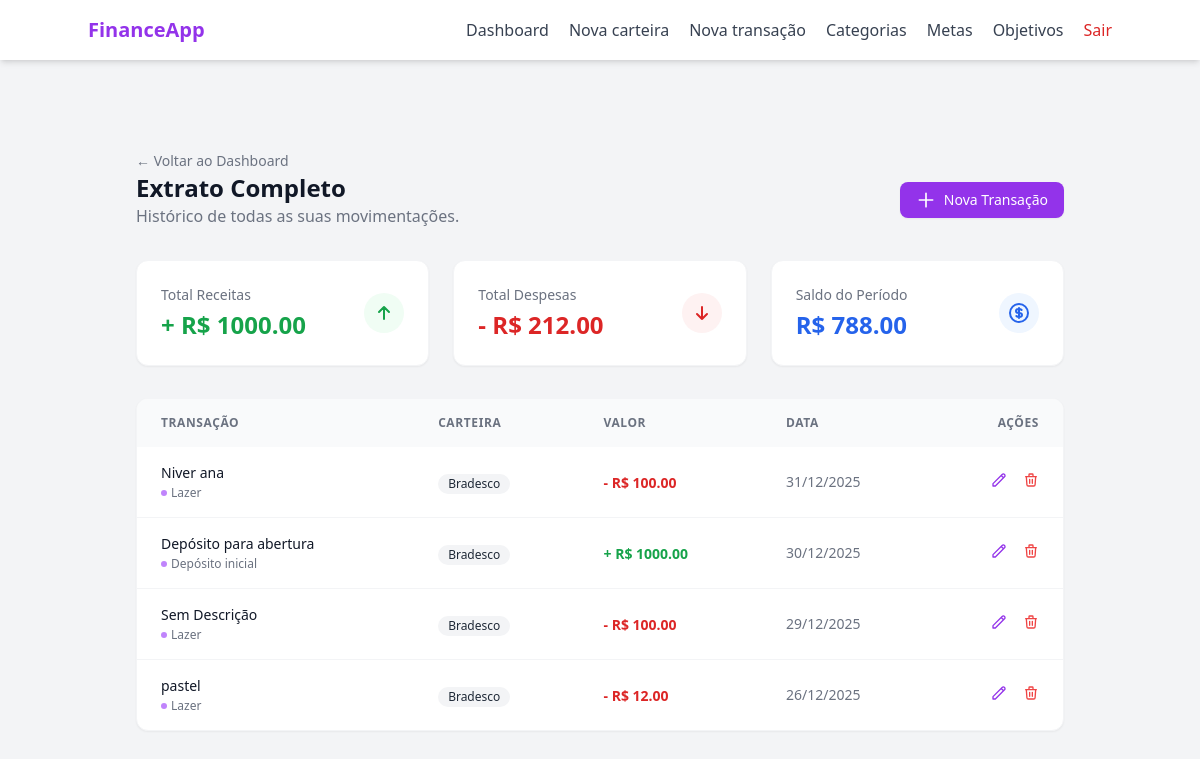
The app's page /transaction (signed in), older data.
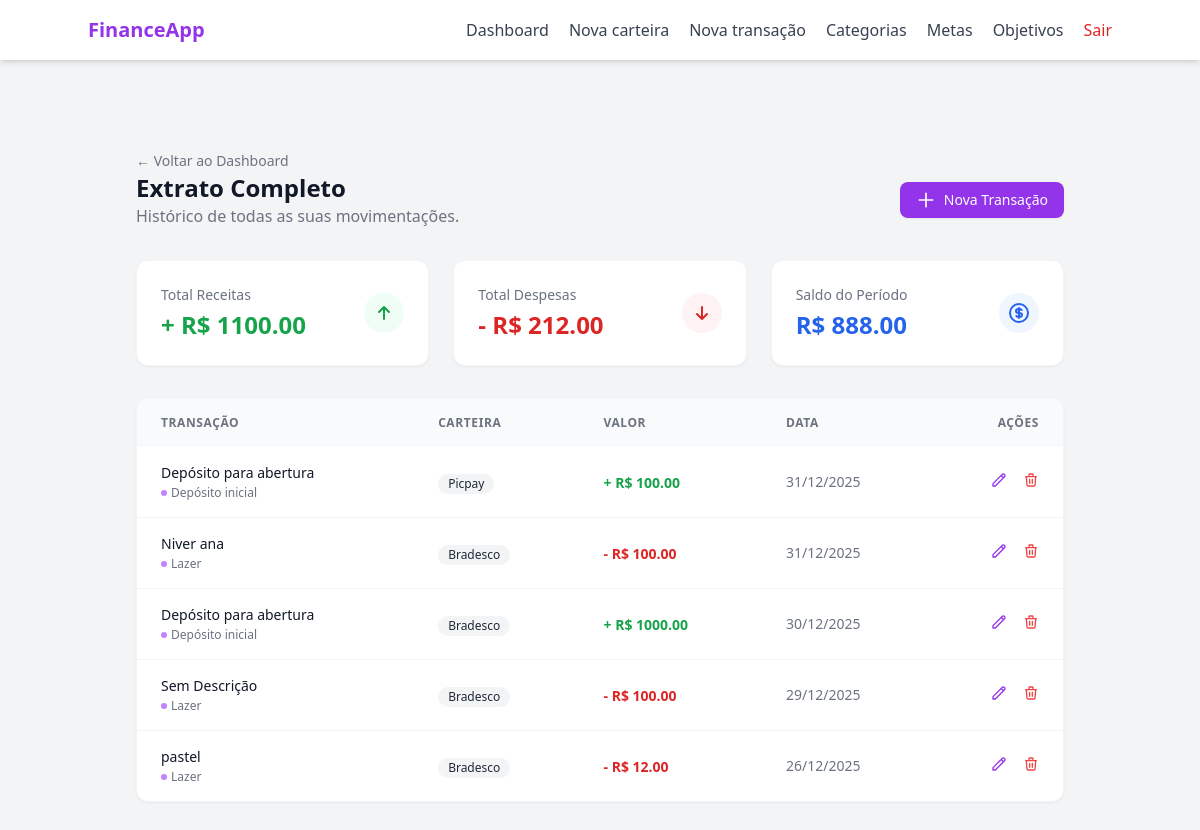
The same page, newer data.
### models/transaction.py (models this page shows, shortened)
class Transaction(db.Model):
    __tablename__ = "transactions"
    id = db.Column(db.Integer, primary_key= True)
    transaction_type = db.Column(db.String(20), nullable= False)
    value = db.Column(db.Float, nullable= False)
    created_at = db.Column(db.Date, default= lambda: datetime.now(timezone.utc).date())
    description = db.Column(db.String(100), nullable= True)
    wallet_id = db.Column(db.Integer, db.ForeignKey("wallets.id"), nullable= False)
    category_id = db.Column(db.Integer, db.ForeignKey("categories.id"), nullable= False)
    category = db.relationship("Category", backref= "transactions", lazy= True)
    wallet = db.relationship("Wallet", backref= "transactions", lazy= True)

### models/category.py (models this page shows, shortened)
class Category(db.Model):
    __tablename__ = "categories"
    id = db.Column(db.Integer, primary_key= True)
    name = db.Column(db.String(100), nullable= False)
    type = db.Column(db.String(20), nullable= False)
    __mapper_args__ = {
        "polymorphic_on": type,
        "polymorphic_identity": "category"
    }

### models/wallet.py (models this page shows, shortened)
class Wallet(db.Model):
    __tablename__ = "wallets"
    id = db.Column(db.Integer, primary_key= True)
    wallet_name = db.Column(db.String(100), nullable= False)
    initial_balance = db.Column(db.Float, default= 0.0)
    current_balance = db.Column(db.Float, default= 0.0)
    is_active = db.Column(db.Boolean, default= True)
    created_at = db.Column(db.DateTime, default= lambda: datetime.now(timezone.utc).date())
    user_id = db.Column(db.Integer, db.ForeignKey("users.id"), nullable= False)

### routes/transaction_routes.py (the view)
@transaction_bp.route("", methods=["GET"])
@login_required
def transaction_page():
    transactions = TransactionController.get_user_transactions(user_id=current_user.id)
    total_income = sum(t.value for t in transactions if t.transaction_type == "income")
    total_expense = sum(t.value for t in transactions if t.transaction_type == "expense")
    total_balance = total_income - total_expense
    categories = CategoryController.get_user_categories(user_id= current_user.id)
    return render_template("transaction/index.html",
                           transactions=transactions,
                           total_income=total_income,
                           total_expense=total_expense,
                           total_balance=total_balance,
                           categories = categories)

### controllers/category_controller.py (called while the page is built)
    @staticmethod
    def get_user_categories(user_id):
        return UserCategory.query.filter_by(user_id= user_id).all()

### controllers/transaction_controller.py (called while the page is built)
    @staticmethod
    def get_user_transactions(user_id):
        return Transaction.query.join(Wallet).filter(Wallet.user_id == user_id).order_by(Transaction.created_at.desc()).order_by(Transaction.id.desc()).all()

### templates/transaction/index.html (shortened to what this page needs)
{% extends "base.html" %}
{% block content %}
<div class="max-w-7xl mx-auto px-4 sm:px-6 lg:px-8 py-8">
    <div class="text-left pt-4">
        <a href="{{ url_for('main_bp.dashboard_page') }}" class="text-sm text-gray-500 hover:text-purple-600 transition-colors">
            ← Voltar ao Dashboard
        </a>
    </div>
    <div class="flex flex-col sm:flex-row justify-between items-start sm:items-center mb-8 gap-4">
        <div>
            <h1 class="text-2xl font-bold text-gray-900">Extrato Completo</h1>
            <p class="text-gray-500">Histórico de todas as suas movimentações.</p>
        </div>
        <a href="{{ url_for('transaction_bp.transaction_new_page') }}" class="inline-flex items-center px-4 py-2 bg-purple-600 hover:bg-purple-700 text-white text-sm font-medium rounded-lg transition-colors shadow-sm">
            <svg class="w-5 h-5 mr-2" fill="none" stroke="currentColor" viewBox="0 0 24 24"><path stroke-linecap="round" stroke-linejoin="round" stroke-width="2" d="M12 4v16m8-8H4"></path></svg>
            Nova Transação
        </a>
    </div>
    <div class="grid grid-cols-1 md:grid-cols-3 gap-6 mb-8">
        <div class="bg-white p-6 rounded-xl border border-gray-100 shadow-sm flex items-center justify-between">
            <div>
                <p class="text-sm text-gray-500 mb-1">Total Receitas</p>
                <h3 class="text-2xl font-bold text-green-600">+ R$ {{ "%.2f"|format(total_income) }}</h3>
            </div>
            <div class="w-10 h-10 rounded-full bg-green-50 flex items-center justify-center text-green-600">
                <svg class="w-6 h-6" fill="none" stroke="currentColor" viewBox="0 0 24 24"><path stroke-linecap="round" stroke-linejoin="round" stroke-width="2" d="M7 11l5-5m0 0l5 5m-5-5v12"></path></svg>
            </div>
        </div>
        <div class="bg-white p-6 rounded-xl border border-gray-100 shadow-sm flex items-center justify-between">
            <div>
                <p class="text-sm text-gray-500 mb-1">Total Despesas</p>
                <h3 class="text-2xl font-bold text-red-600">- R$ {{ "%.2f"|format(total_expense) }}</h3>
            </div>
            <div class="w-10 h-10 rounded-full bg-red-50 flex items-center justify-center text-red-600">
                <svg class="w-6 h-6" fill="none" stroke="currentColor" viewBox="0 0 24 24"><path stroke-linecap="round" stroke-linejoin="round" stroke-width="2" d="M17 13l-5 5m0 0l-5-5m5 5V6"></path></svg>
            </div>
        </div>
        <div class="bg-white p-6 rounded-xl border border-gray-100 shadow-sm flex items-center justify-between">
            <div>
                <p class="text-sm text-gray-500 mb-1">Saldo do Período</p>
                <h3 class="text-2xl font-bold {{ 'text-blue-600' if total_balance >= 0 else 'text-red-600' }}">
                    R$ {{ "%.2f"|format(total_balance) }}
                </h3>
            </div>
            <div class="w-10 h-10 rounded-full bg-blue-50 flex items-center justify-center text-blue-600">
            </div>
        </div>
    </div>
    <div class="bg-white rounded-xl shadow-sm border border-gray-100 overflow-hidden">
        <table class="w-full text-left border-collapse">
            <thead class="bg-gray-50">
                <tr>
                    <th class="px-6 py-4 text-xs font-semibold text-gray-500 uppercase tracking-wider">Transação</th>
                    <th class="px-6 py-4 text-xs font-semibold text-gray-500 uppercase tracking-wider">Carteira</th> <th class="px-6 py-4 text-xs font-semibold text-gray-500 uppercase tracking-wider">Valor</th>
                    <th class="px-6 py-4 text-xs font-semibold text-gray-500 uppercase tracking-wider">Data</th>
                    <th class="px-6 py-4 text-xs font-semibold text-gray-500 uppercase tracking-wider text-right">Ações</th>
                </tr>
            </thead>
            <tbody class="divide-y divide-gray-100">
                {% for transaction in transactions %}
                <tr class="hover:bg-gray-50 transition-colors group">
                    <td class="px-6 py-4">
                        <div class="flex flex-col">
                            <span class="text-sm font-medium text-gray-900">{{ transaction.description if transaction.description else 'Sem Descrição' }}</span>
                            <span class="text-xs text-gray-500 flex items-center gap-1 mt-0.5">
                                <span class="w-1.5 h-1.5 rounded-full bg-purple-400"></span>
                                {{ transaction.category.name if transaction.category else 'Sem Categoria' }}
                            </span>
                        </div>
                    </td>
                    <td class="px-6 py-4">
                        <span class="inline-flex items-center px-2.5 py-0.5 rounded-full text-xs font-medium bg-gray-100 text-gray-800">
                            {{ transaction.wallet.wallet_name }}
                        </span>
                    </td>
                    <td class="px-6 py-4 whitespace-nowrap">
                        <span class="text-sm font-bold {{ 'text-green-600' if transaction.transaction_type == 'income' else 'text-red-600' }}">
                            {{ "-" if transaction.transaction_type == 'expense' else "+" }} R$ {{ "%.2f"|format(transaction.value) }}
                        </span>
                    </td>
                    <td class="px-6 py-4 whitespace-nowrap text-sm text-gray-500">
                        {{ transaction.created_at.strftime('%d/%m/%Y') }}
                    </td>
                    <td class="px-6 py-4 text-right">
                        <button class="text-purple-600 hover:text-purple-700 mr-3"
                            title="Editar"
                            onclick="openEditTransactionModal(
                                '{{ url_for('transaction_bp.edit_transaction', transaction_id=transaction.id) }}',
                                '{{transaction.value}}',
                                '{{ transaction.created_at.strftime('%Y-%m-%d') if transaction.created_at else '' }}',
                                '{{transaction.description}}',
                                '{{transaction.category_id}}'
                            )"
                            {% if transaction.category.type == 'system' %} disabled {% endif %}>
                            <svg class="w-4 h-4" fill="none" stroke="currentColor" viewBox="0 0 24 24"><path stroke-linecap="round" stroke-linejoin="round" stroke-width="2" d="M15.232 5.232l3.536 3.536m-2.036-5.036a2.5 2.5 0 113.536 3.536L6.5 21.036H3v-3.572L16.732 3.732z"></path></svg>
                        </button>
                        <button class="text-red-500 hover:text-red-700"
                            title="Deletar"
                            onclick="openConfirmModal(
                            '{{ url_for('transaction_bp.delete_transaction', transaction_id=transaction.id) }}',
                            'Excluir Transação',
                            'Tem certeza que deseja apagar a transação de R$ {{ transaction.value }}? O saldo da carteira será atualizado.'
                            )"
                            class="text-red-600 hover:text-red-800 hover:underline transition-colors font-medium text-sm flex items-center gap-1"
                            {% if transaction.category.type == 'system' %} disabled {% endif %}>
                            <svg class="w-4 h-4" fill="none" stroke="currentColor" viewBox="0 0 24 24"><path stroke-linecap="round" stroke-linejoin="round" stroke-width="2" d="M19 7l-.867 12.142A2 2 0 0116.138 21H7.862a2 2 0 01-1.995-1.858L5 7m5 4v6m4-6v6m1-10V4a1 1 0 00-1-1h-4a1 1 0 00-1 1v3M4 7h16"></path></svg>
                        </button>
                    </td>
                </tr>
                {% endfor %}
            </tbody>
        </table>
    </div>
</div>
{% endblock %}

### templates/base.html (shortened to what this page needs)
<!DOCTYPE html>
<html lang="pt-BR">
<head>
    <script src="https://cdn.tailwindcss.com"></script>
</head>
<body class="bg-gray-100 text-gray-800">
    <header class="bg-white shadow-md p-4">
        <div class="max-w-5xl mx-auto flex items-center justify-between">
            <div class="text-xl font-bold text-purple-600">
                FinanceApp
            </div>
            <nav class="flex items-center gap-5 text-gray-700">
                <a href="{{ url_for('main_bp.dashboard_page') }}" class="hover:text-purple-600 transition">Dashboard</a>
                <a href="{{ url_for('wallet_bp.wallet_new_page') }}" class="hover:text-purple-600 transition">Nova carteira</a>
                <a href="{{ url_for('transaction_bp.transaction_new_page') }}" class="hover:text-purple-600 transition">Nova transação</a>
                <a href="{{ url_for('category_bp.category_index_page') }}" class="hover:text-purple-600 transition">Categorias</a>
                <a href="{{ url_for('goal_bp.goal_index_page') }}" class="hover:text-purple-600 transition">Metas</a>
                <a href="{{ url_for('objective_bp.objective_index_page') }}" class="hover:text-purple-600 transition">Objetivos</a>
                <a href="{{ url_for('auth_bp.logout') }}"
                   class="text-red-600 font-medium hover:text-red-700 transition">
                    Sair
                </a>
            </nav>
        </div>
    </header>
    <main class="max-w-5xl mx-auto py-10 px-4">
        {% block content %}
        {% endblock %}
    </main>
</body>
</html>

Row changes from the older to the newer data that the page shows:
added Transaction: transaction_type "+", value "100.00"
Text that changed along with them:
{{ "%.2f"|format(total_income) }}: "1000.00" → "1100.00"
{{ "%.2f"|format(total_balance) }}: "788.00" → "888.00"
